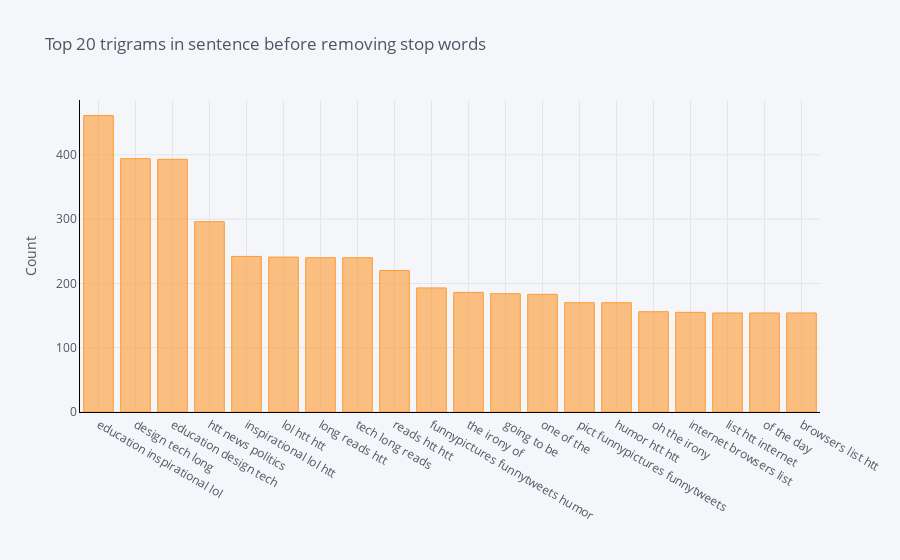

This figure's notebook cell:
### Code cell
def get_top_n_trigram(corpus, n=None):
    vec = CountVectorizer(ngram_range=(3, 3)).fit(corpus.values.astype('U'))
    bag_of_words = vec.transform(corpus.values.astype('U'))
    sum_words = bag_of_words.sum(axis=0) 
    words_freq = [(word, sum_words[0, idx]) for word, idx in vec.vocabulary_.items()]
    words_freq =sorted(words_freq, key = lambda x: x[1], reverse=True)
    return words_freq[:n]
common_words = get_top_n_trigram(sarcasm_df['sentence'], 20)
for word, freq in common_words:
    print(word, freq)
df5 = pd.DataFrame(common_words, columns = ['sentence' , 'count'])
df5.groupby('sentence').sum()['count'].sort_values(ascending=False).iplot(
    kind='bar', yTitle='Count', linecolor='black', title='Top 20 trigrams in sentence before removing stop words')

### Figure 1 — Plotly figure (JSON) as saved in the notebook; plotly's stock layout.template omitted (floating-point values rounded to 4 significant figures)
{"data": [{"marker": {"color": "rgba(255, 153, 51, 0.6)", "line": {"color": "rgba(255, 153, 51, 1.0)", "width": 1}}, "name": "count", "orientation": "v", "text": "", "type": "bar", "x": ["education inspirational lol", "design tech long", "education design tech", "htt news politics", "inspirational lol htt", "lol htt htt", "long reads htt", "tech long reads", "reads htt htt", "funnypictures funnytweets humor", "the irony of", "going to be", "one of the", "pict funnypictures funnytweets", "humor htt htt", "oh the irony", "internet browsers list", "list htt internet", "of the day", "browsers list htt"], "y": [461, 394, 393, 296, 242, 241, 240, 240, 220, 193, 186, 184, 183, 170, 170, 156, 155, 154, 154, 154]}], "layout": {"legend": {"bgcolor": "#F5F6F9", "font": {"color": "#4D5663"}}, "paper_bgcolor": "#F5F6F9", "plot_bgcolor": "#F5F6F9", "title": {"font": {"color": "#4D5663"}, "text": "Top 20 trigrams in sentence before removing stop words"}, "xaxis": {"gridcolor": "#E1E5ED", "linecolor": "black", "showgrid": true, "tickfont": {"color": "#4D5663"}, "title": {"font": {"color": "#4D5663"}, "text": ""}, "zerolinecolor": "#E1E5ED"}, "yaxis": {"gridcolor": "#E1E5ED", "linecolor": "black", "showgrid": true, "tickfont": {"color": "#4D5663"}, "title": {"font": {"color": "#4D5663"}, "text": "Count"}, "zerolinecolor": "#E1E5ED"}}}
